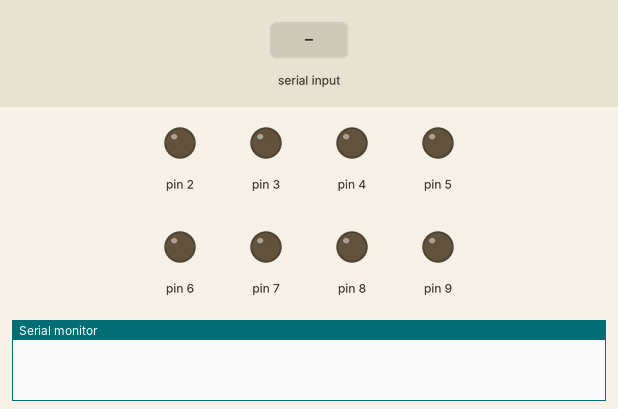
Simulated run of this sketch. Board: Arduino Uno, built with avr-gcc and run on an emulated ATmega328P. Parts: output pins drawn as LEDs (lit = HIGH), the last lines printed to the serial monitor. The test bench sets the inputs (shaded band).

Above: at 1.2 s.
1.3 s: "2\n" received over Serial
At 3.0 s:
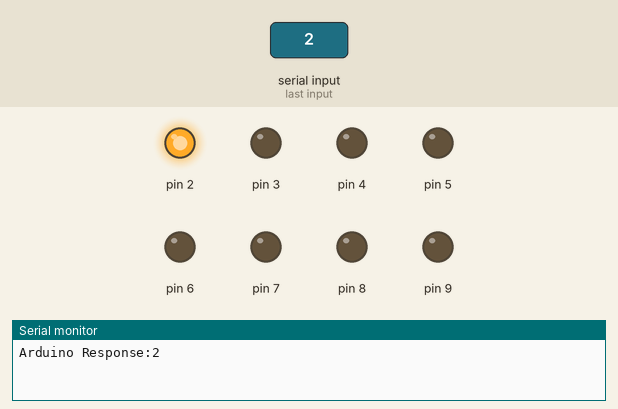
3.8 s: "4\n" received over Serial
At 6.0 s:
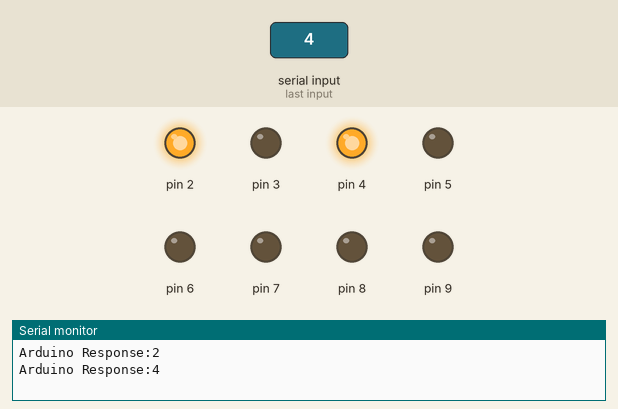
6.3 s: "6\n" received over Serial
At 7.9 s:
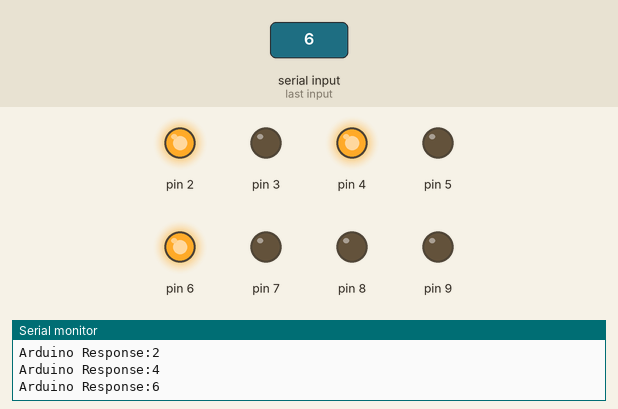
8.8 s: "3\n" received over Serial
At 11.0 s:
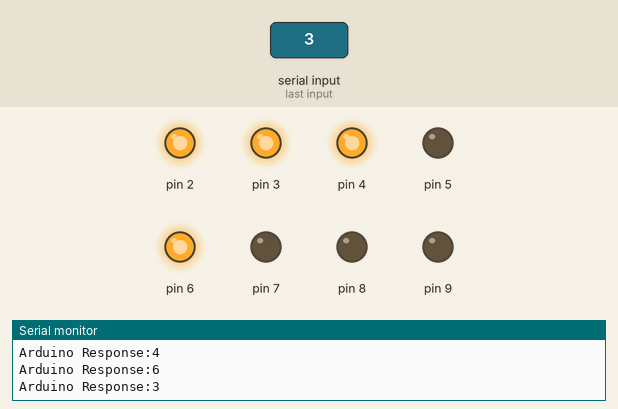
11.3 s: "5\n" received over Serial
At 13.0 s:
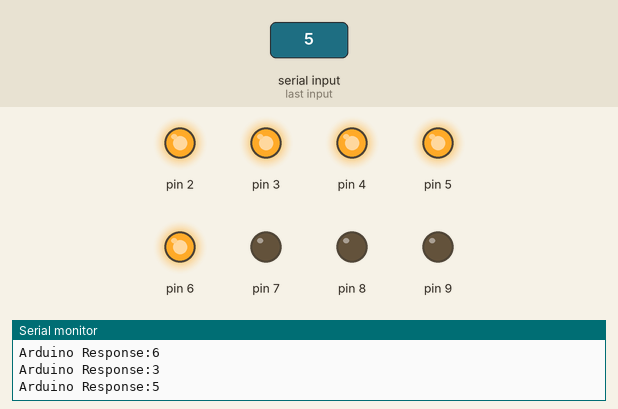
Timing chart, 0 to 14.5 s (numbered marks = the images above; inputs shaded):
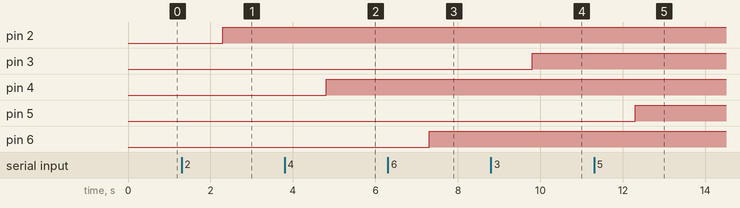

The sketch:

EvenNumber.ino
```cpp
String message = "";

void setup() {
  // put your setup code here, to run once:

  // Baud Rate
  Serial.begin(9600);
  pinMode(2, OUTPUT);
  pinMode(3, OUTPUT);
  pinMode(4, OUTPUT);
  pinMode(5, OUTPUT);
  pinMode(6, OUTPUT);
  pinMode(7, OUTPUT);
  pinMode(8, OUTPUT);
  pinMode(9, OUTPUT);
}

void loop() {
  // put your main code here, to run repeatedly:

  if (Serial.available()) {
    message = Serial.readString();
    message.trim();

    int number = message.toInt();

    if (number % 2 == 0) {
      if (number == 2) {
        digitalWrite(2, HIGH);
      } else if (number == 4) {
        digitalWrite(4, HIGH);
      } else if (number == 6) {
        digitalWrite(6, HIGH);
      }
    } else {
      if (number == 3) {
        digitalWrite(3, HIGH);
      } else if (number == 5) {
        digitalWrite(5, HIGH);
      }
    }


    Serial.print("Arduino Response:");
    Serial.println(message);
  }


}
```

Measured:
- after the input at 1.3 s, pin 2: LOW → HIGH after 1.0 s
- after the input at 3.8 s, pin 4: LOW → HIGH after 1.0 s
- after the input at 6.3 s, pin 6: LOW → HIGH after 1.0 s
- after the input at 8.8 s, pin 3: LOW → HIGH after 1.0 s
- after the input at 11.3 s, pin 5: LOW → HIGH after 1.0 s
